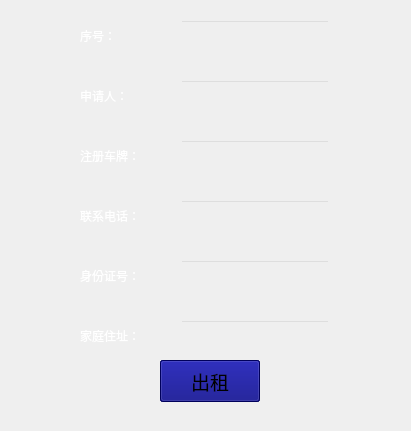
  <widget class="QWidget" name="widget_3" native="true">
   <property name="geometry">
    <rect>
     <x>660</x>
     <y>280</y>
     <width>411</width>
     <height>431</height>
    </rect>
   </property>
   <widget class="QLabel" name="label_23">
    <property name="geometry">
     <rect>
      <x>80</x>
      <y>80</y>
      <width>100</width>
      <height>32</height>
     </rect>
    </property>
    <property name="styleSheet">
     <string notr="true">font: 12pt &quot;黑体&quot;;
background:transparent;
color: rgb(255, 255, 255);</string>
    </property>
    <property name="text">
     <string>申请人：</string>
    </property>
   </widget>
   <widget class="QLabel" name="label_24">
    <property name="geometry">
     <rect>
      <x>80</x>
      <y>140</y>
      <width>100</width>
      <height>32</height>
     </rect>
    </property>
    <property name="styleSheet">
     <string notr="true">font: 12pt &quot;黑体&quot;;
background:transparent;
color: rgb(255, 255, 255);</string>
    </property>
    <property name="text">
     <string>注册车牌：</string>
    </property>
   </widget>
   <widget class="QLabel" name="label_25">
    <property name="geometry">
     <rect>
      <x>80</x>
      <y>200</y>
      <width>100</width>
      <height>32</height>
     </rect>
    </property>
    <property name="styleSheet">
     <string notr="true">font: 12pt &quot;黑体&quot;;
background:transparent;
color: rgb(255, 255, 255);</string>
    </property>
    <property name="text">
     <string>联系电话：</string>
    </property>
   </widget>
   <widget class="QLabel" name="label_26">
    <property name="geometry">
     <rect>
      <x>80</x>
      <y>260</y>
      <width>100</width>
      <height>32</height>
     </rect>
    </property>
    <property name="styleSheet">
     <string notr="true">font: 12pt &quot;黑体&quot;;
background:transparent;
color: rgb(255, 255, 255);</string>
    </property>
    <property name="text">
     <string>身份证号：</string>
    </property>
   </widget>
   <widget class="QLineEdit" name="lineEdit_20">
    <property name="geometry">
     <rect>
      <x>180</x>
      <y>80</y>
      <width>150</width>
      <height>32</height>
     </rect>
    </property>
    <property name="styleSheet">
     <string notr="true">background:transparent;
color: rgb(255, 255, 255);
font: 12pt &quot;黑体&quot;;</string>
    </property>
   </widget>
   <widget class="QLineEdit" name="lineEdit_21">
    <property name="geometry">
     <rect>
      <x>180</x>
      <y>140</y>
      <width>150</width>
      <height>32</height>
     </rect>
    </property>
    <property name="styleSheet">
     <string notr="true">background:transparent;
color: rgb(255, 255, 255);
font: 12pt &quot;黑体&quot;;</string>
    </property>
   </widget>
   <widget class="QLineEdit" name="lineEdit_22">
    <property name="geometry">
     <rect>
      <x>180</x>
      <y>200</y>
      <width>150</width>
      <height>32</height>
     </rect>
    </property>
    <property name="styleSheet">
     <string notr="true">background:transparent;
color: rgb(255, 255, 255);
font: 12pt &quot;黑体&quot;;</string>
    </property>
   </widget>
   <widget class="QLineEdit" name="lineEdit_23">
    <property name="geometry">
     <rect>
      <x>180</x>
      <y>260</y>
      <width>150</width>
      <height>32</height>
     </rect>
    </property>
    <property name="styleSheet">
     <string notr="true">background:transparent;
color: rgb(255, 255, 255);
font: 12pt &quot;黑体&quot;;</string>
    </property>
   </widget>
   <widget class="QPushButton" name="pushButton_18">
    <property name="geometry">
     <rect>
      <x>160</x>
      <y>360</y>
      <width>100</width>
      <height>42</height>
     </rect>
    </property>
    <property name="font">
     <font>
      <family>黑体</family>
      <pointsize>14</pointsize>
     </font>
    </property>
    <property name="styleSheet">
     <string notr="true">background-color: rgb(0, 0, 127);</string>
    </property>
    <property name="text">
     <string>申请</string>
    </property>
   </widget>
   <widget class="QLabel" name="label_27">
    <property name="geometry">
     <rect>
      <x>80</x>
      <y>20</y>
      <width>100</width>
      <height>32</height>
     </rect>
    </property>
    <property name="styleSheet">
     <string notr="true">font: 12pt &quot;黑体&quot;;
background:transparent;
color: rgb(255, 255, 255);</string>
    </property>
    <property name="text">
     <string>序号：</string>
    </property>
   </widget>
   <widget class="QLineEdit" name="lineEdit_24">
    <property name="geometry">
     <rect>
      <x>180</x>
      <y>20</y>
      <width>150</width>
      <height>32</height>
     </rect>
    </property>
    <property name="styleSheet">
     <string notr="true">background:transparent;
color: rgb(255, 255, 255);
font: 12pt &quot;黑体&quot;;</string>
    </property>
   </widget>
   <widget class="QLabel" name="label_28">
    <property name="geometry">
     <rect>
      <x>80</x>
      <y>320</y>
      <width>100</width>
      <height>32</height>
     </rect>
    </property>
    <property name="styleSheet">
     <string notr="true">font: 12pt &quot;黑体&quot;;
background:transparent;
color: rgb(255, 255, 255);</string>
    </property>
    <property name="text">
     <string>家庭住址：</string>
    </property>
   </widget>
   <widget class="QLineEdit" name="lineEdit_25">
    <property name="geometry">
     <rect>
      <x>180</x>
      <y>320</y>
      <width>150</width>
      <height>32</height>
     </rect>
    </property>
    <property name="styleSheet">
     <string notr="true">background:transparent;
color: rgb(255, 255, 255);
font: 12pt &quot;黑体&quot;;</string>
    </property>
   </widget>
   <widget class="QPushButton" name="pushButton_19">
    <property name="geometry">
     <rect>
      <x>160</x>
      <y>360</y>
      <width>100</width>
      <height>42</height>
     </rect>
    </property>
    <property name="font">
     <font>
      <family>黑体</family>
      <pointsize>14</pointsize>
     </font>
    </property>
    <property name="styleSheet">
     <string notr="true">background-color: rgb(0, 0, 127);</string>
    </property>
    <property name="text">
     <string>出租</string>
    </property>
   </widget>
  </widget>
